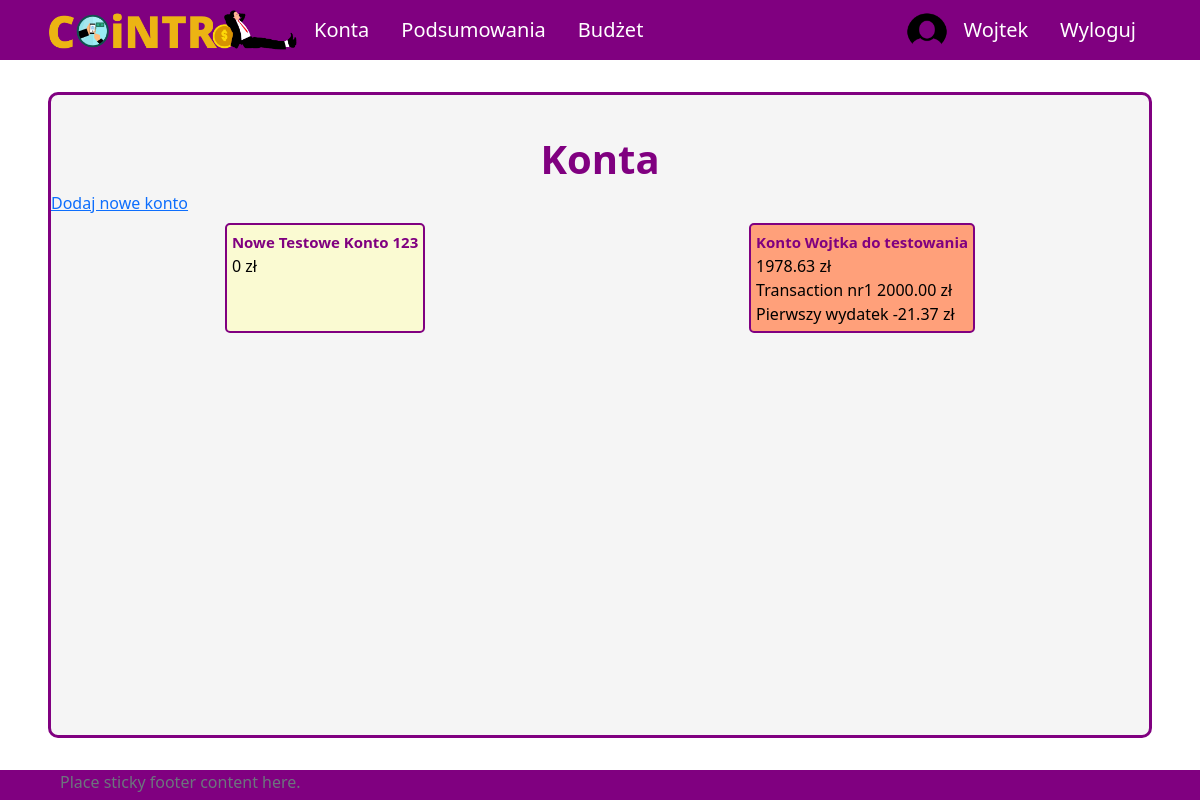
Before: /all-accounts (signed in) with the older database file.
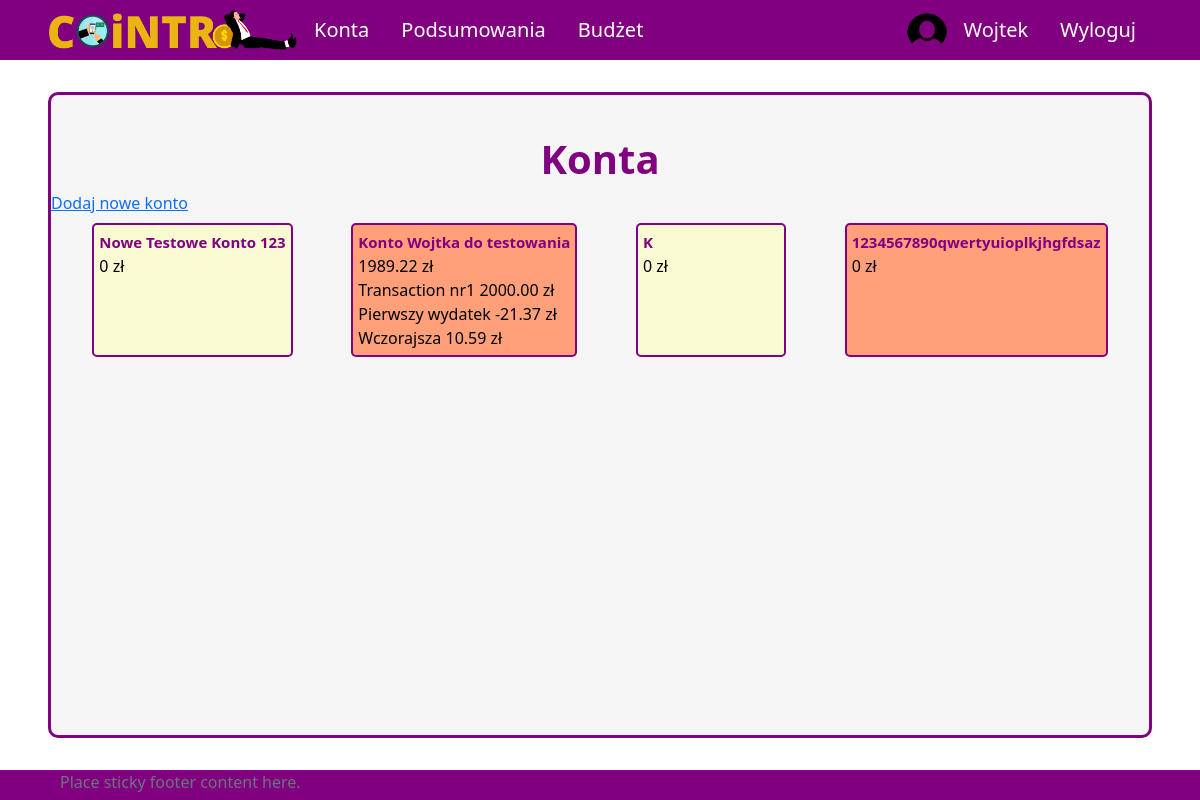
After: the same page with the newer database file.
### aplication/models.py (models this page shows, shortened)
class Account(models.Model):
    owner = models.ForeignKey(Profile, null=True, blank=True, on_delete=models.CASCADE)
    name = models.CharField(max_length=30)
    is_shared = models.BooleanField(default=False)
    id = models.UUIDField(default=uuid.uuid4, unique=True,
                            primary_key=True, editable=False)
    def __str__(self):
        return self.name
    def calculate_balance(self):
        balance = 0
        transactions = Transaction.objects.filter(id_account=self)
        for transaction in transactions:
            balance += transaction.converted_amount
        return balance
    def transactions(self):
        return Transaction.objects.filter(id_account=self).order_by('-transaction_date')

class Transaction(models.Model):
    id_account = models.ForeignKey(Account, on_delete=models.CASCADE)
    id_user = models.ForeignKey(Profile, on_delete=models.SET_NULL, null=True) #konto z którego dokonano transakcji zostało usunięte ale transakcja ma pozostać
    id_subcategory = models.ForeignKey(Subcategory, on_delete=models.SET_NULL, null=True) #umozliwienie usuniecia kategorii i podkategorii bez usuniecia transakcji
    name = models.CharField(max_length=50)
    is_periodic = models.BooleanField(default=False)
    amount = models.DecimalField(max_digits=10, decimal_places=2)
    converted_amount = models.DecimalField(max_digits=10, decimal_places=2)
    transaction_date = models.DateField()
    description = models.CharField(max_length=255, blank=True, null=True)
    id = models.UUIDField(default=uuid.uuid4, unique=True,
                            primary_key=True, editable=False)

### aplication/views.py (the view)
# urls.py: path('all-accounts', allAccounts, name='all-accounts'),
@login_required(login_url='login')
def allAccounts(request):
    accounts = Account.objects.all()
    user_accounts = accounts.filter(owner=request.user.profile)
    context = {'accounts': user_accounts}
    return render(request, 'application/all-accounts.html', context)

### templates/application/all-accounts.html (shortened to what this page needs)
{% extends 'application/base.html' %}
{% block content %}
    <div class="title">
        <h1>Konta</h1>
    </div>
    <a href={% url 'create-account' %}>Dodaj nowe konto</a>
    <div class="content tiles">
        {% for acc in accounts %}
            <div class="account">
                <span class="name"><a href={% url 'account' pk=acc.id %}>{{ acc }}</a></span>
                <span class="balance">{{ acc.calculate_balance }} zł</span>
                {% for tr in acc.transactions %}
                    <div class="transaction">
                        <span class="name">{{ tr.name }}</span>
                        <span class="amount">{{ tr.amount }} zł</span>
                    </div>
                {% endfor %}
            </div>
        {% endfor %}
    </div>
{% endblock %}

Changed rows visible on the page:
computed for Account "Konto Wojtka do testowania": calculate_balance "1978.63" → "1989.22"
added Transaction: name "Wczorajsza", amount "10.59", shown under Account "Konto Wojtka do testowania"
added Account: name "K", calculate_balance "0"
added Account: name "1234567890qwertyuioplkjhgfdsaz", calculate_balance "0"
